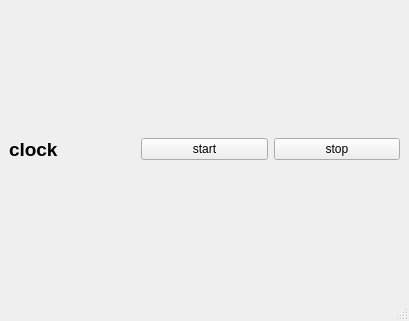
<?xml version="1.0" encoding="UTF-8"?>
<ui version="4.0">
 <class>MainWindow</class>
 <widget class="QMainWindow" name="MainWindow">
  <property name="geometry">
   <rect>
    <x>0</x>
    <y>0</y>
    <width>409</width>
    <height>321</height>
   </rect>
  </property>
  <property name="windowTitle">
   <string>MainWindow</string>
  </property>
  <widget class="QWidget" name="centralwidget">
   <layout class="QHBoxLayout" name="horizontalLayout_2">
    <item>
     <layout class="QHBoxLayout" name="horizontalLayout">
      <item>
       <widget class="QLabel" name="clock_label">
        <property name="font">
         <font>
          <pointsize>14</pointsize>
          <weight>75</weight>
          <bold>true</bold>
         </font>
        </property>
        <property name="text">
         <string>clock</string>
        </property>
       </widget>
      </item>
      <item>
       <widget class="QPushButton" name="start_pushButton">
        <property name="text">
         <string>start</string>
        </property>
       </widget>
      </item>
      <item>
       <widget class="QPushButton" name="stop_pushButton">
        <property name="text">
         <string>stop</string>
        </property>
       </widget>
      </item>
     </layout>
    </item>
   </layout>
  </widget>
  <widget class="QMenuBar" name="menubar">
   <property name="geometry">
    <rect>
     <x>0</x>
     <y>0</y>
     <width>409</width>
     <height>21</height>
    </rect>
   </property>
  </widget>
  <widget class="QStatusBar" name="statusbar"/>
 </widget>
 <resources/>
 <connections/>
</ui>
